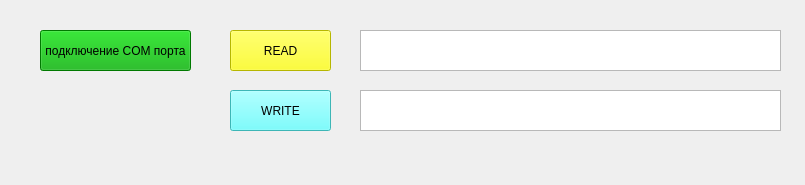
<?xml version="1.0" encoding="UTF-8"?>
<ui version="4.0">
 <class>MainWindow</class>
 <widget class="QMainWindow" name="MainWindow">
  <property name="geometry">
   <rect>
    <x>0</x>
    <y>0</y>
    <width>805</width>
    <height>185</height>
   </rect>
  </property>
  <property name="windowTitle">
   <string>MainWindow</string>
  </property>
  <widget class="QWidget" name="centralwidget">
   <widget class="QPushButton" name="bt_COM">
    <property name="geometry">
     <rect>
      <x>40</x>
      <y>30</y>
      <width>151</width>
      <height>41</height>
     </rect>
    </property>
    <property name="styleSheet">
     <string notr="true">background-color: rgb(0, 170, 0);</string>
    </property>
    <property name="text">
     <string>подключение COM порта</string>
    </property>
   </widget>
   <widget class="QPushButton" name="bt_read">
    <property name="geometry">
     <rect>
      <x>230</x>
      <y>30</y>
      <width>101</width>
      <height>41</height>
     </rect>
    </property>
    <property name="styleSheet">
     <string notr="true">background-color: rgb(255, 255, 0);</string>
    </property>
    <property name="text">
     <string>READ</string>
    </property>
   </widget>
   <widget class="QPushButton" name="bt_write">
    <property name="geometry">
     <rect>
      <x>230</x>
      <y>90</y>
      <width>101</width>
      <height>41</height>
     </rect>
    </property>
    <property name="styleSheet">
     <string notr="true">background-color: rgb(85, 255, 255);</string>
    </property>
    <property name="text">
     <string>WRITE</string>
    </property>
   </widget>
   <widget class="QTextBrowser" name="vivod">
    <property name="geometry">
     <rect>
      <x>360</x>
      <y>30</y>
      <width>421</width>
      <height>41</height>
     </rect>
    </property>
   </widget>
   <widget class="QTextEdit" name="vvod">
    <property name="geometry">
     <rect>
      <x>360</x>
      <y>90</y>
      <width>421</width>
      <height>41</height>
     </rect>
    </property>
   </widget>
  </widget>
 </widget>
 <resources/>
 <connections/>
</ui>
